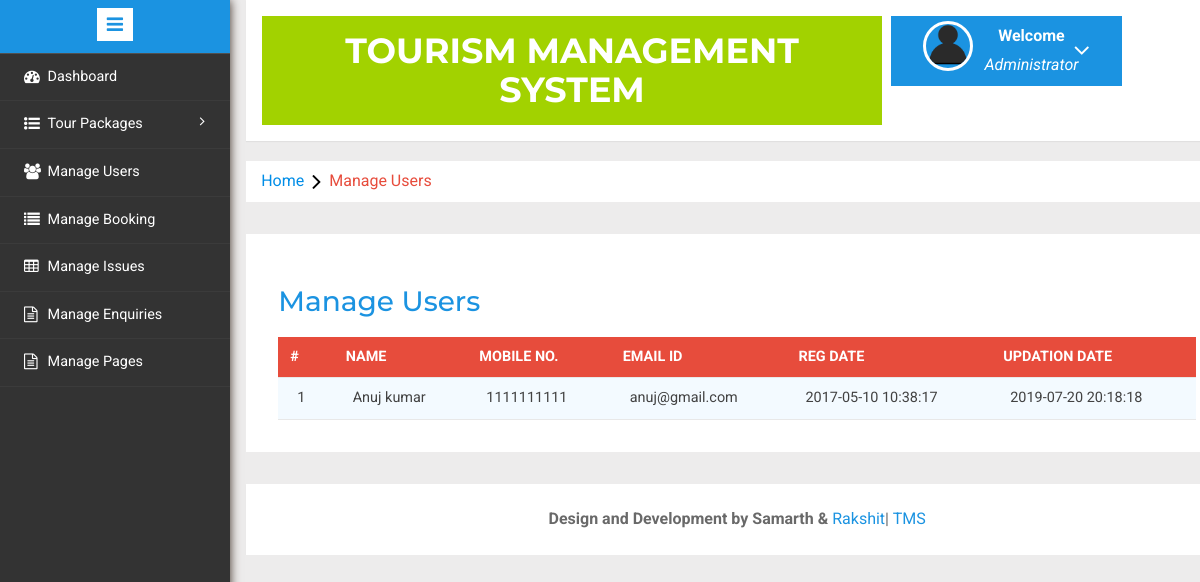
The page /admin/manage-users.php (signed in) on the database its author committed.
### tables this page shows
CREATE TABLE `tblusers` (
  `id` int(11) NOT NULL,
  `FullName` varchar(100) DEFAULT NULL,
  `MobileNumber` char(10) DEFAULT NULL,
  `EmailId` varchar(70) DEFAULT NULL,
  `Password` varchar(100) DEFAULT NULL,
  `RegDate` timestamp NULL DEFAULT current_timestamp(),
  `UpdationDate` timestamp NULL DEFAULT NULL ON UPDATE current_timestamp()
);

### admin/manage-users.php (the view, shortened to what this page needs)
<?php
include('includes/config.php');
if(strlen($_SESSION['alogin'])==0)
	{
header('location:index.php');
}
else{
	?>
<!DOCTYPE HTML>
<html>
<head>
<link href="css/bootstrap.min.css" rel='stylesheet' type='text/css' />
<link href="css/style.css" rel='stylesheet' type='text/css' />
<link rel="stylesheet" href="css/morris.css" type="text/css"/>
<link href="css/font-awesome.css" rel="stylesheet">
<link rel="stylesheet" type="text/css" href="css/table-style.css" />
<link rel="stylesheet" type="text/css" href="css/basictable.css" />
<link rel="stylesheet" href="css/icon-font.min.css" type='text/css' />
</head>
<body>
   <div class="page-container">
<div class="left-content">
	   <div class="mother-grid-inner">
				<?php include('includes/header.php');?>
				</div>
<ol class="breadcrumb">
                <li class="breadcrumb-item"><a href="index.html">Home</a><i class="fa fa-angle-right"></i>Manage Users</li>
            </ol>
<div class="agile-grids">
				<div class="agile-tables">
					<div class="w3l-table-info">
					  <h2>Manage Users</h2>
					    <table id="table">
						<thead>
						  <tr>
						  <th>#</th>
							<th>Name</th>
							<th>Mobile No.</th>
							<th>Email Id</th>
							<th>Reg Date </th>
							<th>Updation Date</th>
						  </tr>
						</thead>
						<tbody>
<?php $sql = "SELECT * from tblusers";
$query = $dbh -> prepare($sql);
$query->execute();
$results=$query->fetchAll(PDO::FETCH_OBJ);
$cnt=1;
if($query->rowCount() > 0)
{
foreach($results as $result)
{				?>
						  <tr>
							<td><?php echo htmlentities($cnt);?></td>
							<td><?php echo htmlentities($result->FullName);?></td>
							<td><?php echo htmlentities($result->MobileNumber);?></td>
							<td><?php echo htmlentities($result->EmailId);?></td>
							<td><?php echo htmlentities($result->RegDate);?></td>
							<td><?php echo htmlentities($result->UpdationDate);?></td>
						  </tr>
						 <?php $cnt=$cnt+1;} }?>
						</tbody>
					  </table>
					</div>
			</div>
<?php include('includes/footer.php');?>
</div>
</div>
						<?php include('includes/sidebarmenu.php');?>
							</div>
</body>
</html>
<?php } ?>

### admin/css/table-style.css (style rules this page uses)
table { background: white; border-collapse: collapse; margin: 1.25em 0 0; width: 100%; }
table tr, table th, table td { border: none; border-bottom: 1px solid #e8e8e8; font-size: .95em; }
table th, table td { padding: 10px 12px; text-align: left; }
table th { background: #e74c3c; color: #fff; text-transform: uppercase; }
table tr td { background: #f3faff; color: #424242; }
table { width: 100%; }

### rows shown on the page
tblusers: FullName "Anuj kumar", MobileNumber "1111111111", EmailId "anuj@gmail.com", RegDate "2017-05-10 10:38:17", UpdationDate "2019-07-20 20:18:18"
